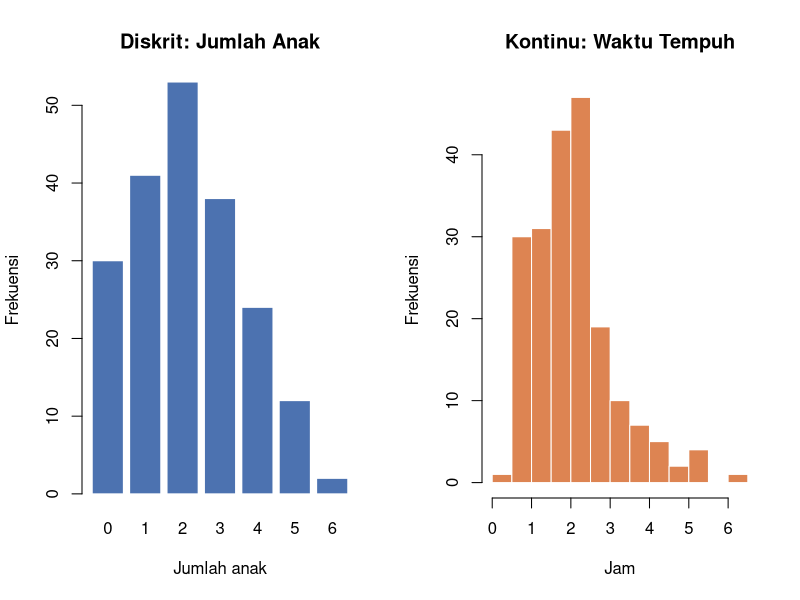
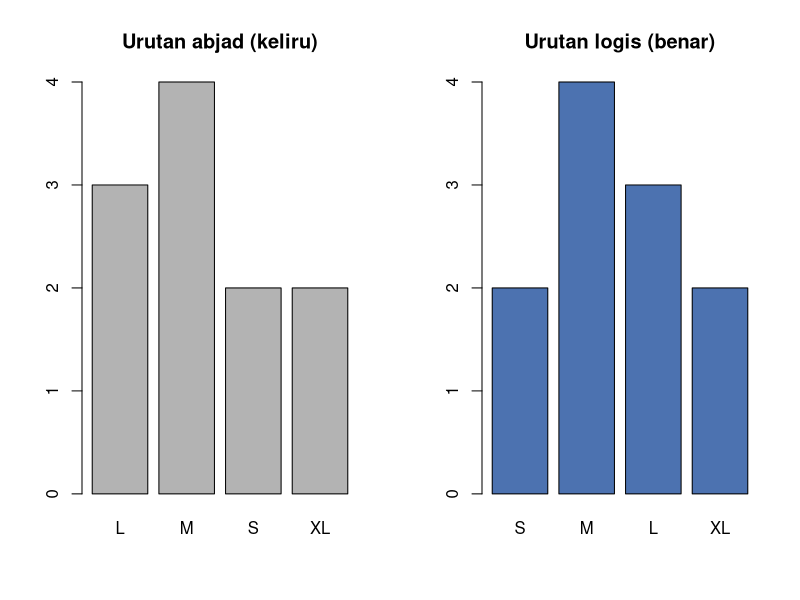

The R source for these figures, in order:
## ---- chunk 1
#| label: setup
#| include: false
# Untuk grafiknya agar keliatan lebih rapih dan enak di lihat
knitr::opts_chunk$set(
  fig.width  = 9,
  fig.height = 5.5,
  fig.align  = "center",
  out.width  = "100%",
  dpi        = 150
)
library(knitr)
## ---- chunk 2
metode_bayar <- c("QRIS", "Tunai", "QRIS", "Debit", "QRIS", "E-Wallet", "Tunai")
nominal_trx <- c(25000, 18000, 42500, 150000, 12000, 67000, 30000)

table(metode_bayar)                        # kualitatif -> dihitung frekuensinya
## ---- chunk 3
prop.table(table(metode_bayar))
## ---- chunk 4
mean(nominal_trx)                          # kuantitatif -> dapat dirata-ratakan
## ---- chunk 5
jumlah_anak <- c(0L, 2L, 1L, 3L, 2L)             # L -> integer (bilangan bulat)
waktu_jam <- c(1.25, 2.5, 0.75, 3.1, 1.8)        # numeric (bilangan desimal)

class(jumlah_anak); class(waktu_jam)
## ---- chunk 6
# Memeriksa apakah semua nilai bilangan bulat
semua_bulat <- function(x) all(x == round(x))
c(jumlah_anak = semua_bulat(jumlah_anak), waktu_jam = semua_bulat(waktu_jam))
## ---- chunk 7
set.seed(21)
anak <- rpois(200, lambda = 2)                                  # diskrit
tempuh <- rgamma(200, shape = 4, rate = 2)                      # kontinu (jam)

par(mfrow = c(1, 2))
barplot(table(anak), col = "#4C72B0", border = "white",
        main = "Diskrit: Jumlah Anak", xlab = "Jumlah anak", ylab = "Frekuensi")
hist(tempuh, breaks = 15, col = "#DD8452", border = "white",
     main = "Kontinu: Waktu Tempuh", xlab = "Jam", ylab = "Frekuensi")
## ---- chunk 8
par(mfrow = c(1, 1))
## ---- chunk 9
str(airquality)
## ---- chunk 10
head(airquality)
## ---- chunk 11
library(knitr)

metadata_airquality <- data.frame(
  Variabel = names(airquality),
  Keterangan = c(
    "Rata-rata ozon 13.00-15.00",
    "Radiasi matahari 08.00-12.00",
    "Rata-rata kecepatan angin 07.00-10.00",
    "Suhu maksimum harian",
    "Bulan pengamatan",
    "Tanggal pengamatan"
  ),
  Satuan = c(
    "ppb",
    "Langley",
    "mil/jam",
    "°F",
    "Kode 5-9 (Mei-Sep)",
    "1-31"
  )
)

kable(metadata_airquality, caption = "Kamus Data (Data Dictionary) airquality")
## ---- chunk 12
colSums(is.na(airquality))    # data sekunder sering memiliki nilai hilang (NA)
## ---- chunk 13
csv_survei <- "responden,usia,jenis_kelamin,pendidikan,kepuasan,pengeluaran_bulanan
               R01,23,P,S1,Puas,1250000
               R02,31,L,SMA,Sangat Puas,980000
               R03,27,P,S2,Netral,2100000
               R04,45,L,S1,Tidak Puas,1750000
               R05,19,P,SMA,Puas,650000
               R06,38,L,D3,Sangat Tidak Puas,1400000"

survei <- read.csv(text = csv_survei, stringsAsFactors = FALSE)
str(survei)
## ---- chunk 14
# Kode provinsi: 31 = DKI Jakarta, 32 = Jawa Barat, 33 = Jawa Tengah, 73 = Sulawesi Selatan
kode_prov <- c(32, 32, 31, 73, 33, 32, 31)
mean(kode_prov)        # "rata-rata provinsi" = 37,7 -> tidak bermakna!
## ---- chunk 15
# Perlakukan sebagai kategori
prov <- factor(kode_prov, levels = c(31, 32, 33, 73),
               labels = c("DKI Jakarta", "Jawa Barat", "Jawa Tengah", "Sulawesi Selatan"))

table(prov)
## ---- chunk 16
names(which.max(table(prov)))        # modus: satu-satunya ukuran pusat yang sah
## ---- chunk 17
tingkat_puas <- c("Sangat Tidak Puas", "Tidak Puas", "Netral", "Puas", "Sangat Puas")

survei$kepuasan <- factor(
  trimws(survei$kepuasan),
  levels = tingkat_puas,
  ordered = TRUE
)

survei$kepuasan
## ---- chunk 18
survei$kepuasan > "Netral"    # perbandingan urutan kini sah
## ---- chunk 19
table(survei$kepuasan)
## ---- chunk 20
# Median untuk data ordinal: kategori tengah setelah diurutkan.
# Jika n genap dan dua data tengah berbeda kategori, median berada "di antara" keduanya.
median_ordinal <- function(x) {
  m <- median(as.integer(x), na.rm = TRUE)
  if (m == floor(m)) return(levels(x)[m])
  paste("antara", levels(x)[floor(m)], "dan", levels(x)[ceiling(m)])
}
sort(as.integer(survei$kepuasan))   # posisi urutan tiap responden
## ---- chunk 21
median_ordinal(survei$kepuasan)
## ---- chunk 22
library(knitr)

suhu_c <- c(pagi = 10, siang = 20)
suhu_f <- suhu_c * 9 / 5 + 32
suhu_k <- suhu_c + 273.15

kable(data.frame(
  Satuan = c("Celsius", "Fahrenheit", "Kelvin"),
  Pagi = c(suhu_c["pagi"], suhu_f["pagi"], suhu_k["pagi"]),
  Siang = c(suhu_c["siang"], suhu_f["siang"], suhu_k["siang"]),
  Rasio_Siang_per_Pagi = round(c(suhu_c["siang"] / suhu_c["pagi"],
                                 suhu_f["siang"] / suhu_f["pagi"],
                                 suhu_k["siang"] / suhu_k["pagi"]), 3),
  Selisih = c(diff(suhu_c), diff(suhu_f), diff(suhu_k))
), caption = "Suhu yang sama dalam tiga satuan")
## ---- chunk 23
berat_kg <- c(koper_A = 10, koper_B = 20)
berat_lb <- berat_kg * 2.20462

c(Rasio_kg = unname(berat_kg["koper_B"] / berat_kg["koper_A"]),
  Rasio_lb = unname(berat_lb["koper_B"] / berat_lb["koper_A"]))
## ---- chunk 24
tentukan_skala <- function(bisa_diurutkan, jarak_setara, nol_mutlak) {
  if (!bisa_diurutkan) return("Nominal")
  if (!jarak_setara) return("Ordinal")
  if (!nol_mutlak) return("Interval")
  "Rasio"
}

contoh <- data.frame(
  Variabel = c("Golongan darah", "Peringkat lomba", "Tahun lahir", "Jumlah transaksi QRIS",
               "Kadar TSS air (mg/L)", "Ukuran baju (S/M/L/XL)"),

  urut = c(FALSE, TRUE, TRUE, TRUE, TRUE, TRUE),
  jarak = c(FALSE, FALSE, TRUE, TRUE, TRUE, FALSE),
  nol = c(FALSE, FALSE, FALSE, TRUE, TRUE, FALSE)
)
contoh$Skala <- mapply(tentukan_skala, contoh$urut, contoh$jarak, contoh$nol)
kable(contoh, caption = "Contoh Penentuan Skala Pengukuran")
## ---- chunk 25
summary(survei$kepuasan)            # ordered factor -> frekuensi per kategori, sesuai urutan
## ---- chunk 26
summary(survei$pengeluaran_bulanan) # numeric -> ringkasan angka
## ---- chunk 27
ukuran_baju <- c("M", "L", "S", "XL", "M", "L", "M", "S", "XL", "L", "M")

par(mfrow = c(1, 2))
barplot(table(factor(ukuran_baju)), col = "grey70", main = "Urutan abjad (keliru)")
barplot(table(factor(ukuran_baju, levels = c("S", "M", "L", "XL"))), col = "#4C72B0",
        main = "Urutan logis (benar)")
## ---- chunk 28
tahun <- factor(c("2021", "2023", "2021", "2024"))
as.numeric(tahun)                     # SALAH: 1 2 1 3 (nomor level)
## ---- chunk 29
as.numeric(as.character(tahun))      # BENAR: 2021 2023 2021 2024
## ---- chunk 30
harga_teks <- c("Rp 12.500", "Rp 8.000", "Rp 150.000", "Rp 27.250")
# mean(harga_teks) akan menghasilkan NA disertai peringatan

harga <- as.numeric(gsub("[^0-9]", "", harga_teks)) # buang semua karakter non-angka 

harga
## ---- chunk 31
mean(harga)
## ---- chunk 32
str(iris)
## ---- chunk 33
X <- iris[, c("Sepal.Length", "Sepal.Width", "Petal.Length", "Petal.Width")] # feature
y <- iris$Species                                                            # target

dim(X)                                                                       # 150 observasi x 4 feature

## ---- chunk 34
table(y)                                                                     # target kategorik (3 kelas)
## ---- chunk 35
library(knitr)
library(kableExtra)

tss_wide <- data.frame(
  titik = c("Hulu", "Tengah", "Hilir"),
  Jan = c(45, 120, 210),
  Feb = c(38, 95, 185),
  Mar = c(52, 140, 260)
)

kable(
  tss_wide,
  align = "cccc",
  booktabs = TRUE,
  caption = "Format WIDE: bulan tersebar sebagai kolom"
) %>%
  kable_styling(
    latex_options = "hold_position",
    position = "center"
  ) %>%
  column_spec(1:4, width = "2.5cm")
## ---- chunk 36
library(knitr)
library(kableExtra)

tss_long <- reshape(
  tss_wide,
  direction = "long",
  varying = c("Jan", "Feb", "Mar"),
  v.names = "tss",
  timevar = "bulan",
  times = c("Jan", "Feb", "Mar"),
  idvar = "titik"
)
rownames(tss_long) <- NULL
tss_long$bulan <- factor(tss_long$bulan, levels = c("Jan", "Feb", "Mar"))

kable(
  tss_long,
  align = "ccc",
  booktabs = TRUE,
  caption = "Format LONG (tidy): satu baris = satu pengukuran"
) %>%
  kable_styling(
    latex_options = "hold_position",
    position = "center"
  )
## ---- chunk 37
aggregate(tss ~ titik, data = tss_long, FUN = mean)
## ---- chunk 38
aggregate(tss ~ bulan, data = tss_long, FUN = mean)
## ---- chunk 39
csv_pelanggan <- "id,gender,kota,segmen,rating_layanan,lama_langganan_bln,total_belanja,suhu_gudang_c,churn
C001,1,Bekasi,Gold,4,26,Rp 4.250.000,24.5,Tidak
C002,2,Bandung,Silver,2,5,Rp 850.000,25.1,Ya
C003,2,Bekasi,Platinum,5,48,Rp 12.900.000,23.8,Tidak
C004,1,Surabaya,Silver,3,12,Rp 1.320.000,26.0,Tidak
C005,1,Bandung,Bronze,1,3,Rp 210.000,24.9,Ya
C006,2,Medan,Gold,4,30,Rp 5.100.000,25.4,Tidak
C007,1,Bekasi,Bronze,2,7,Rp 480.000,24.2,Ya
C008,2,Surabaya,Platinum,5,60,Rp 15.750.000,25.7,Tidak"

pelanggan <- read.csv(text = csv_pelanggan, stringsAsFactors = FALSE)
str(pelanggan)
## ---- chunk 40
bersih <- within(pelanggan, {
  gender   <- factor(gender, levels = c(1, 2), labels = c("Laki-laki", "Perempuan"))
  kota     <- factor(kota)
  segmen   <- factor(segmen, levels = c("Bronze", "Silver", "Gold", "Platinum"),
                     ordered = TRUE)
  rating_layanan <- factor(rating_layanan, levels = 1:5, ordered = TRUE)
  total_belanja  <- as.numeric(gsub("[^0-9]", "", total_belanja))
  churn          <- factor(churn, levels = c("Tidak", "Ya"))
})

str(bersih)
## ---- chunk 41
table(bersih$gender)                                      # nominal -> frekuensi
## ---- chunk 42
table(bersih$segmen)                                      # ordinal -> frekuensi berurutan
## ---- chunk 43
median_ordinal(bersih$rating_layanan)                     # ordinal -> median kategori
## ---- chunk 44
mean(bersih$total_belanja)                                # rasio -> mean sah
## ---- chunk 45
max(bersih$total_belanja) / min(bersih$total_belanja)     # rasio -> perbandingan sah
## ---- chunk 46
table(bersih$segmen, bersih$churn) # hubungan feature ordinal dan target
## ---- chunk 47
X_pel <- bersih[, setdiff(names(bersih), c("id", "churn"))]
y_pel <- bersih$churn
names(X_pel)
## ---- chunk 48
table(y_pel)
## ---- chunk 49
aq <- airquality
aq$Month <- factor(aq$Month, levels = 5:9,
                   labels = c("Mei", "Jun", "Jul", "Agu", "Sep"), ordered = TRUE)

table(aq$Month)
## ---- chunk 50
aggregate(Ozone ~ Month, data = aq, FUN = mean) # baris dengan NA otomatis diabaikan
## ---- chunk 51
aq$Temp_C <- (aq$Temp - 32) * 5 / 9
aq$Temp_K <- aq$Temp_C + 273.15
suhu_ekstrem <- aq[c(which.min(aq$Temp), which.max(aq$Temp)), c("Temp", "Temp_C", "Temp_K")]
suhu_ekstrem
## ---- chunk 52
round(suhu_ekstrem[2, ] / suhu_ekstrem[1, ], 3)
## ---- chunk 53
aq3 <- airquality[1:3, c("Month", "Day", "Ozone", "Wind", "Temp")]
aq3_long <- reshape(aq3, direction = "long", varying = c("Ozone", "Wind", "Temp"),
            v.names = "nilai", timevar = "variabel",
            times = c("Ozone", "Wind", "Temp"), idvar = c("Month", "Day"))
rownames(aq3_long) <- NULL
aq3_long
## ---- chunk 54
# Kunci jawaban:
# (1) Nominal (2) Ordinal (3) Interval (skor tanpa nol mutlak)
# (4) Rasio (5) Interval (tahun 0 bukan "tidak ada waktu")
# (6) Rasio (7) Ordinal (tingkatan intensitas, jarak tidak setara)
## ---- chunk 55
# Kunci jawaban:
# (1) Diskrit (2) Kontinu (dalam rentang 0-4, dibulatkan 2 desimal)
# (3) Kontinu (4) Diskrit
# (5) Kontinu (usia terus bertambah; bilangan bulat hanya akibat pencatatan)
## ---- chunk 56
kelas_hotel <- c("Bintang 3", "Bintang 5", "Bintang 4", "Bintang 3", "Bintang 5", "Bintang 3")
# Kunci jawaban:
kelas_hotel <- factor(kelas_hotel, levels = c("Bintang 3", "Bintang 4", "Bintang 5"),
                      ordered = TRUE)

table(kelas_hotel)          # 3, 1, 2
median_ordinal(kelas_hotel) # "antara Bintang 3 dan Bintang 4"
# Urutan kode: 1, 1, 1, 2, 3, 3 -> median = (1 + 2) / 2 = 1,5
# Pada data ordinal berukuran genap, median bisa jatuh di antara dua kategori.
## ---- chunk 57
# Kunci jawaban:
c(A = 30, B = 15) + 273.15         # 303.15 K dan 288.15 K
(30 + 273.15) / (15 + 273.15)      # rasio sebenarnya ~ 1.052
# Pernyataan KELIRU: °C berskala interval. Yang benar: Kota A lebih panas 15 °C daripada Kota B.
